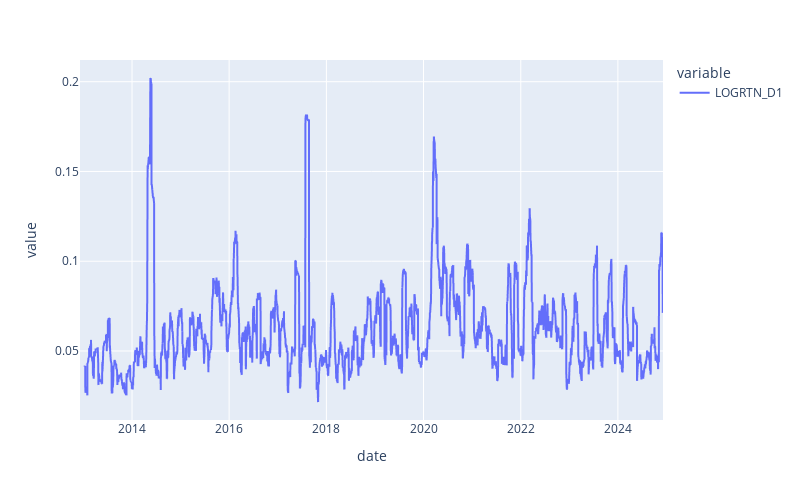

Notebook cell for this chart:
### Markdown cell above
Standard deviation of log returns over a given period

### Code cell
LAG = 20
volatility = log_returns.rolling(window=LAG).std()*np.sqrt(LAG)
volatility.plot().update_layout(autosize=False, width=800, height=500)

### Figure 1 — Plotly figure (JSON) as saved in the notebook; plotly's stock layout.template omitted (floating-point values rounded to 4 significant figures; data arrays with more than 128 entries replaced by an {"elided": "..."} marker saying what was removed)
{"data": [{"hovertemplate": "variable=LOGRTN_D1<br>date=%{x}<br>value=%{y}<extra></extra>", "legendgroup": "LOGRTN_D1", "line": {"color": "#636efa", "dash": "solid"}, "marker": {"symbol": "circle"}, "mode": "lines", "name": "LOGRTN_D1", "showlegend": true, "type": "scattergl", "x": {"elided": "3032 str values"}, "xaxis": "x", "y": {"elided": "3032 float values"}, "yaxis": "y"}], "layout": {"autosize": false, "height": 500, "legend": {"title": {"text": "variable"}, "tracegroupgap": 0}, "margin": {"t": 60}, "width": 800, "xaxis": {"anchor": "y", "domain": [0, 1], "title": {"text": "date"}}, "yaxis": {"anchor": "x", "domain": [0, 1], "title": {"text": "value"}}}}
